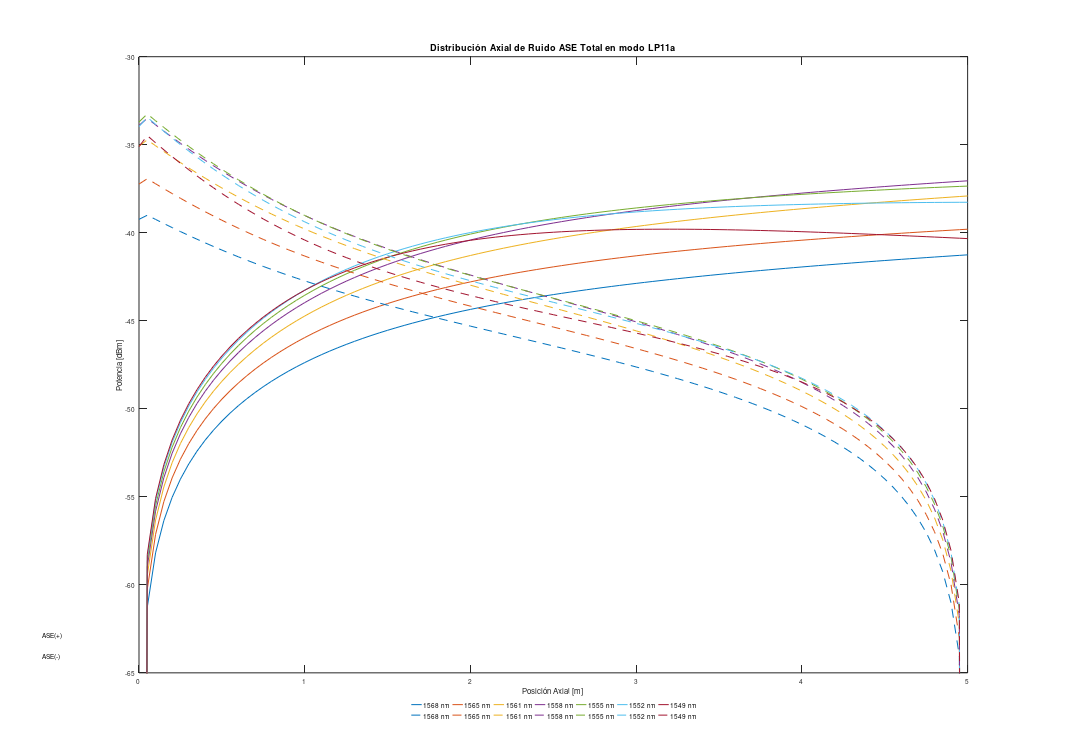

Here is the MATLAB script that generated this plot:
clear all; close all; clc

set( gcf,'PaperSize',[29.7 21.0], 'PaperPosition',[0 0 29.7 21.0])


% SAVE:
% print -dpdf 'NAME'

% DAT = [lambdas Gain01 lambdas Gain11a frecuencias NF01 NF11a];
load("MatlabSigGains.mat")
%load("MatlabDat.mat")
load("ModeGain.mat")
load("AmplifiedSignals.mat");

%% GANANCIAS

% figure(1)
% 
% plot(DAT(:,1).*1e9,DAT(:,2), "DisplayName","LP01 - Simulador Matlab" , Color= '#0072BD') ; hold on
% plot(AmplifiedSignals(:,1),AmplifiedSignals(:,2),"DisplayName","LP01 - VPIPhotonics" , LineStyle="--", Color= '#0072BD' ) ; 
% plot(DAT(:,1).*1e9,DAT(:,4),  "DisplayName","LP11a - Simulador Matlab", "Color", '#D95319' )
% plot(AmplifiedSignals(:,1),AmplifiedSignals(:,4),"DisplayName","LP11a - VPIPhotonics", LineStyle="--" , Color='#D95319') 
% xlabel('Longitud de Onda [nm]') ; ylabel('Ganancia [dB]') ; title("Ganancia EDFA con Bombeo en LP12a") ; 
% legend('Location', 'southoutside','Orientation','horizontal','Box','off', "NumColumns" , 4)
% 
% DG01 =  abs(DAT(:,2) - AmplifiedSignals(:,2)) ;
% DG11 = abs(DAT(:,4) - AmplifiedSignals(:,4)) ;
%     % Diferencia de Ganancias
% yyaxis right
% ylabel('Diferencia de Ganancias')
% plot(DAT(:,1).*1e9 , DG01 ,  "-o" , DisplayName = "DG - LP01" , Color='#0072BD')
% plot(DAT(:,1).*1e9 , DG11 ,  "-o" , DisplayName = "DG - LP11a" , Color='#D95319')
% ylim([0, 2]) ; %grid minor
% % % Save
% set( gcf,'PaperSize',[29.7 21.0], 'PaperPosition',[0 0 29.7 21.0])
% print -dpdf 'CompGananciasBombeoLP12a'




%% NOISE FIGURE
% figure(2)
% 
% plot(DAT(:,1).*1e9,DAT(:,6), "DisplayName","LP01 - Simulador" , Color= '#0072BD') ; 
% hold on
% plot(AmplifiedSignals(:,1),fliplr(ModeGainsandNFs(:,4)),"DisplayName","LP01 - VPIPhotonics" , LineStyle="--", Color= '#0072BD' ) ; 
% plot(DAT(:,1).*1e9,DAT(:,7),  "DisplayName","LP11a - Simulador", "Color", '#D95319' )
% plot(AmplifiedSignals(:,1),fliplr(ModeGainsandNFs(:,8)),"DisplayName","LP11a - VPIPhotonics", LineStyle="--" , Color='#D95319') 
% xlabel('Longitud de Onda [nm]') ; ylabel('Noise Figure [dB]') ; title("Comparación de NF obtenidas mediante Simulador y VPIphotonics") ; 
% legend('Location', 'southoutside','Orientation','horizontal','Box','off')
% 
% 
% 
% VPISignal(end,1) = VPISignal(end,1)/1e10;
% zVPI = VPISignal(:,1);
% %lambda = DAT(1,1);  % ORDENADOS DE MAYOR A MENOR, IGUAL QE LOS DE VPISIGNAL
% 
% 
% colors = ["#0072BD" , "#D95319" , "#EDB120" , "#7E2F8E" , "#77AC30" , "#4DBEEE" , "#A2142F"];
% 
% for i = 0
%     lambda = DAT(1+i,1);
%     plot(z,S01(1+i,:), "DisplayName",strcat("LP01 - Simulador @", int2str(lambda*1e9) , "nm"), Color= colors(i+1)) ; 
%     hold on
%     plot(zVPI,VPISignal_01(:,1+i),"DisplayName",strcat("LP01 - VPIPhotonics",int2str(lambda*1e9) , "nm" ) , LineStyle="--", Color= colors(i+1) ) ;
% end
% %plot(DAT(:,1).*1e9,DAT(:,7),  "DisplayName","LP11a - Simulador", "Color", '#D95319' )
% %plot(AmplifiedSignals(:,1),fliplr(ModeGainsandNFs(:,8)),"DisplayName","LP11a - VPIPhotonics", LineStyle="--" , Color='#D95319') 
% xlabel('Posición en EDFA [m]') ; ylabel('Potencia [dBm]') ; title("Comparación de Evolución Potencias obtenidas mediante Simulador y VPIphotonics") ; 
% legend('Location', 'southoutside','Orientation','horizontal','Box','off')
% % % Save
% set( gcf,'PaperSize',[29.7 21.0], 'PaperPosition',[0 0 29.7 21.0])
% print -dpdf 'FiguraRuidoPump12'


%% Propagación

load('VPI_EDFAmmDifPump_axialdist.mat') 
load("MatlabS01.mat")
load("MatlabS11_a.mat")
load("MatlabEDFA_Pump12a.mat")

% % %              Propagación SEÑAL LP01

% z = linspace(0,5,length(S01(1,:)));
% zvpi = linspace(0,5,length(vpiedfamm.axialdist.Sig.LP_01(:,1)));
% 
% 
% for i=0:6
%     plot(z , EDFA.Nucleo1.signal.Potencia_dBm.LP_01(1+8*i,:) , "DisplayName", strcat(int2str(DAT(1+8*i,1)*1e9) , " nm")) ; hold on
% end
% set(gca,'ColorOrderIndex',1,'FontSize', 13)
% for i=0:6
%     plot(zvpi , vpiedfamm.axialdist.Sig.LP_01(:,1+8*i) , "DisplayName", strcat(int2str(DAT(1+8*i,1)*1e9) , " nm") , LineStyle="--" )
% end
% legend('Location', 'southoutside','Orientation','horizontal','Box','off', "NumColumns" , 7,'FontSize', 13)
% xlabel('Posición Axial [m]','FontSize', 16) ; ylabel('Potencia [dBm]','FontSize', 16); title('Distribución Axial de la Potencia de Señal LP01','FontSize', 18)
% annotation('textbox', [0.04, 0.1595, 0, 0], 'string', 'Matlab','FontSize',13)
% annotation('textbox', [0.04, 0.131, 0, 0], 'string', 'VPIphotonics','FontSize',13)
% % % % SAVE:
% set( gcf,'PaperSize',[29.7 21.0], 'PaperPosition',[0 0 29.7 21.0])
% print -dpdf 'PotenciaSignalPumpLP12a'



%               Propagacion SEÑAL LP11

% z = linspace(0,5,length(S01(1,:)));
% zvpi = linspace(0,5,length(vpiedfamm.axialdist.Sig.LP_01(:,1)));
% 
% 
% for i=0:6
%     plot(z , EDFA.Nucleo1.signal.Potencia_dBm.LP_11_a(1+8*i,:) , "DisplayName", strcat(int2str(DAT(1+8*i,1)*1e9) , " nm")) ; hold on
% end
% set(gca,'ColorOrderIndex',1,'FontSize',13)
% for i=0:6
%     plot(zvpi , vpiedfamm.axialdist.Sig.LP_11a(:,1+8*i) , "DisplayName", strcat(int2str(DAT(1+8*i,1)*1e9) , " nm") , LineStyle="--" )
% end
% legend('Location', 'southoutside','Orientation','horizontal','Box','off', "NumColumns" , 7,'FontSize', 13)
% xlabel('Posición Axial [m]','FontSize', 16) ; ylabel('Potencia [dBm]','FontSize', 16); title('Distribución Axial de la Potencia de Señal LP11a','FontSize', 18)
% annotation('textbox', [0.04, 0.1595, 0, 0], 'string', 'Matlab','FontSize',13)
% annotation('textbox', [0.04, 0.131, 0, 0], 'string', 'VPIphotonics','FontSize',13)
% % % % SAVE:
% set( gcf,'PaperSize',[29.7 21.0], 'PaperPosition',[0 0 29.7 21.0])
% print -dpdf 'PotenciaSignal11aPumpLP12a'

%               Propagación Bombeo

% z = linspace(0,5,length(S01(1,:)));
% zvpi = linspace(0,5,length(vpiedfamm.axialdist.Sig.LP_01(:,1)));
% 
% 
% plot(z , EDFA.Nucleo1.pump.Potencia_dBm.LP_12_a(1,:) , "DisplayName", "Matlab") ; hold on
% 
% plot(zvpi , vpiedfamm.axialdist.Pump(:,1) , "DisplayName", "VPIphotonics" )% ,LineStyle="--" )
% 
% set(gca,'FontSize', 13)
% legend('Location', 'southoutside','Orientation','horizontal','Box','off', "NumColumns" , 7,'FontSize', 13)
% xlabel('Posición Axial [m]','FontSize', 16) ; ylabel('Potencia [dBm]','FontSize', 16); title('Distribución Axial de la Potencia de Bombeo LP12a','FontSize', 18)
% ylim([8 31])
% % % % SAVE:
% set( gcf,'PaperSize',[29.7 21.0], 'PaperPosition',[0 0 29.7 21.0])
% print -dpdf 'PotenciaPumpLP12a'


%% %               Propagación ASE , OSNR , NF
vpiasePos = [4 , 12 , 21, 29, 36, 45, 52];

Pan = EDFA.Nucleo1.Pan;
Pap = EDFA.Nucleo1.Pap;
z = linspace(0,5,length(S01(1,:)));
zvpi = linspace(0,5,length(vpiedfamm.axialdist.ASE.LP_01(:,1)));

% %         LP01
% % % ASE+ 
%  %%  Matlab
% for i=0:6
%     plot(z , Pap.LP_01(1+8*i,:) , "DisplayName", strcat(int2str(DAT(1+8*i,1)*1e9) , " nm")) ; hold on
% end
% % % %%  VPI
% set(gca,'ColorOrderIndex',1,'FontSize',13)
% for i=1:length(vpiasePos)
%     plot(zvpi , vpiedfamm.axialdist.ASE.LP_01(:,vpiasePos(i)) , "DisplayName", strcat(int2str(vpiedfamm.ASElam(1,vpiasePos(i))*1e9) , " nm") , LineStyle="--" )
% end
% 
% legend('Location', 'southoutside','Orientation','horizontal','Box','off', "NumColumns" , 7,'FontSize', 13)
% xlabel('Posición Axial [m]','FontSize', 16) ; ylabel('Potencia [dBm]','FontSize', 16); title('Distribución Axial de la Potencia de Ruido ASE+ en modo LP01','FontSize', 18)
% ylim([-65 -30])
% 
% maxAseDif = -100000;
% for i = 0:6
%     if maxAseDif < abs( Pap.LP_01(1+8*i,end) - vpiedfamm.axialdist.ASE.LP_01(end,vpiasePos(i+1)) )
%         maxAseDif = abs( Pap.LP_01(1+8*i,end) - vpiedfamm.axialdist.ASE.LP_01(end,vpiasePos(i+1)) ) ;
%         maxdiffLambda = (DAT(1+8*i,1)*1e9);
%     end
% end
% %dB
% for i = 0:6
%     if maxAseDif < abs( 1e-3*10.^(Pap.LP_01(1+3*i,end)) - 1e-3*10.^(vpiedfamm.axialdist.ASE.LP_01(end,vpiasePos(i+1))) )
%         maxAseDifdB = 10*log10( abs( 1e-3*10.^(Pap.LP_01(1+3*i,end)) - 1e-3*10.^(vpiedfamm.axialdist.ASE.LP_01(end,vpiasePos(i+1))) )/1e3) ;
%         maxdiffLambda = (DAT(1+3*i,1)*1e9);
%     end
% end
% annotation('textbox', [0.04, 0.1595, 0, 0], 'string', 'Matlab','FontSize',13)
% annotation('textbox', [0.04, 0.131, 0, 0], 'string', 'VPIphotonics','FontSize',13)
% % % % SAVE:
% set( gcf,'PaperSize',[29.7 21.0], 'PaperPosition',[0 0 29.7 21.0])
% print -dpdf 'PotenciaASEP01Pump12'

        % LP11a
%%%% ASE+ Matlab
% for i=0:6
%     plot(z , Pap.LP_11_a(1+8*i,:) , "DisplayName", strcat(int2str(DAT(1+8*i,1)*1e9) , " nm")) ; hold on
% end
% 
% set(gca,'ColorOrderIndex',1,'FontSize',13)
% 
% %%%% ASE+ VPI
% for i=1:length(vpiasePos)
%     plot(zvpi , vpiedfamm.axialdist.ASE.LP_11a(:,vpiasePos(i)) , "DisplayName", strcat(int2str(vpiedfamm.ASElam(1,vpiasePos(i))*1e9) , " nm") , LineStyle="--" )
% end
% 
% legend('Location', 'southoutside','Orientation','horizontal','Box','off', "NumColumns" , 7,'FontSize', 13)
% xlabel('Posición Axial [m]','FontSize', 16) ; ylabel('Potencia [dBm]','FontSize', 16); title('Distribución Axial de la Potencia de Ruido ASE+ en modo LP11a','FontSize', 18)
% ylim([-65 -30])
% 
% maxAseDif = -100000;
% for i = 0:6
%     if maxAseDif < abs( Pap.LP_11_a(1+8*i,end) - vpiedfamm.axialdist.ASE.LP_11a(end,vpiasePos(i+1)) )
%         maxAseDif = abs( Pap.LP_11_a(1+8*i,end) - vpiedfamm.axialdist.ASE.LP_11a(end,vpiasePos(i+1)) ) ;
%         maxdiffLambda = (DAT(1+8*i,1)*1e9);
%     end
% end
% annotation('textbox', [0.04, 0.1595, 0, 0], 'string', 'Matlab','FontSize',13)
% annotation('textbox', [0.04, 0.131, 0, 0], 'string', 'VPIphotonics','FontSize',13)
% % % % SAVE:
% set( gcf,'PaperSize',[29.7 21.0], 'PaperPosition',[0 0 29.7 21.0])
% print -dpdf 'PotenciaASEP11aPump12'


%               Propagación ASE + -

Pan = EDFA.Nucleo1.Pan;
Pap = EDFA.Nucleo1.Pap;
Pase = EDFA.Nucleo1.Pase;

z = linspace(0,5,length(S01(1,:)));
zvpi = linspace(0,5,length(vpiedfamm.axialdist.Sig.LP_01(:,1)));

% %% LP01
% % ASE+ Matlab
% for i=0:6
%     plot(z , Pap.LP_01(1+8*i,:) , "DisplayName", strcat(int2str(DAT(1+8*i,1)*1e9) , " nm")) ; hold on
% end

% ASE- Matlab
% set(gca,'ColorOrderIndex',1,'FontSize',8)
% for i=0:6
%     plot(z , Pan.LP_01(1+8*i,:) , '--', "DisplayName", strcat(int2str(DAT(1+8*i,1)*1e9) , " nm") ) ; hold on
% end
% 
% legend('Location', 'southoutside','Orientation','horizontal','Box','off', "NumColumns" , 7,'FontSize',13)
% xlabel('Posición Axial [m]','FontSize',14) ; ylabel('Potencia [dBm]','FontSize',14); title('Distribución Axial de Ruido ASE Total en modo LP01','FontSize',14)
% ylim([-65 -30])
% annotation('textbox', [0.04, 0.1595, 0, 0], 'string', 'ASE(+)','FontSize',13)
% annotation('textbox', [0.04, 0.131, 0, 0], 'string', 'ASE(-)','FontSize',13)
% % % % SAVE:
% set( gcf,'PaperSize',[29.7 21.0], 'PaperPosition',[0 0 29.7 21.0])
% print -dpdf 'PotenciaASEP01+-Pump12'


% %% LP11a

for i=0:6
    plot(z , Pap.LP_11_a(1+8*i,:) , "DisplayName", strcat(int2str(DAT(1+8*i,1)*1e9) , " nm")) ; hold on
end

% ASE- Matlab
set(gca,'ColorOrderIndex',1,'FontSize',13)
for i=0:6
    plot(z , Pan.LP_11_a(1+8*i,:) , '--', "DisplayName", strcat(int2str(DAT(1+8*i,1)*1e9) , " nm") ) ; hold on
end

legend('Location', 'southoutside','Orientation','horizontal','Box','off', "NumColumns" , 7,'FontSize',13)
xlabel('Posición Axial [m]','FontSize',16) ; ylabel('Potencia [dBm]','FontSize',16); title('Distribución Axial de Ruido ASE Total en modo LP11a','FontSize',18)
ylim([-65 -30])
annotation('textbox', [0.04, 0.1595, 0, 0], 'string', 'ASE(+)','FontSize',13)
annotation('textbox', [0.04, 0.131, 0, 0], 'string', 'ASE(-)','FontSize',13)
% % % SAVE:
set( gcf,'PaperSize',[29.7 21.0], 'PaperPosition',[0 0 29.7 21.0])
print -dpdf 'PotenciaASEP11a+-Pump12'




% % % NF Y OSNR
 
Pan = EDFA.Nucleo1.Pan;
Pap = EDFA.Nucleo1.Pap;
%Pase = EDFA.Nucleo1.Pase;

% Osnr01Matlab = EDFA.Nucleo1.signal.Potencia_dBm.LP_01 - Pap.LP_01;
% NF01Matlab = Osnr01Matlab(:,2) - Osnr01Matlab(:,end);
% Osnr11aMatlab = EDFA.Nucleo1.signal.Potencia_dBm.LP_11_a - Pap.LP_11_a;
% NF11aMatlab = Osnr11aMatlab(:,2) - Osnr11aMatlab(:,end);
% 
% 
% for i=1:50
%     Osnr01VPI(:,i) = vpiedfamm.axialdist.Sig.LP_01(:,i) - vpiedfamm.axialdist.ASE.LP_01(:,i+3);
%     Osnr11aVPI(:,i) = vpiedfamm.axialdist.Sig.LP_11a(:,i) - vpiedfamm.axialdist.ASE.LP_11a(:,i+3);
% end
% NF01VPI = Osnr01VPI(3,:) - Osnr01VPI(end,:);
% NF11aVPI = Osnr11aVPI(3,:) - Osnr11aVPI(end,:);
% 
% plot(DAT(:,1).*1e9 , NF01Matlab , "DisplayName" , "Matlab LP01" ) , hold on
% plot(DAT(:,1).*1e9 , NF11aMatlab , "DisplayName" , "MatlabLP11a" )
% 
% set(gca,'ColorOrderIndex',1,'FontSize',8)
% 
% plot(DAT(:,1).*1e9 , NF01VPI , "DisplayName" , "VPIphotonics LP01" , LineStyle="--"  )
% plot(DAT(:,1).*1e9 , NF11aVPI , "DisplayName" , "VPIphotonics LP11a" , LineStyle="--"  )
% 
% legend('Location', 'southoutside','Orientation','horizontal','Box','off', "NumColumns" , 2,'FontSize',9)
% xlabel('Longitud de Onda [nm]','FontSize',14) ; ylabel('NF [dB]','FontSize',14); title('Figura de Ruido','FontSize',14)
% %ylim([8 15])
% 
% for i=1:length(NF01VPI)
%     DiffNF01(1,i) = (abs(NF01VPI(i) - NF01Matlab(i)));
%     DiffNF01(2,i) = DAT(i,1);
%     DiffNF11(1,i) = (abs(NF11aVPI(i) - NF11aMatlab(i)));
%     DiffNF11(2,i) = DAT(i,1);
% end
% 
% annotation('textbox', [0.28, 0.148, 0, 0], 'string', 'Matlab')
% annotation('textbox', [0.28, 0.128, 0, 0], 'string', 'VPIphotonics')
% ylim([10 15])


%% N1 y N2

% plot(z,EDFA.Nucleo1.N1 , "DisplayName" , "Iones en estado basal (N1)") ; hold on
% plot(z,EDFA.Nucleo1.N2 , "DisplayName" , "Iones en estado excitado (N2)")
% set(gca,'ColorOrderIndex',1,'FontSize',13)
% 
% legend('Location', 'southoutside','Orientation','horizontal','Box','off', "NumColumns" , 1,'FontSize',13)
% xlabel('Posición Axial [m]','FontSize',16) ; ylabel('Densidad de Iones [iones/m^3]','FontSize',16); title('Distribución Axial de Densidades Poblacionenales de Iones','FontSize',18)
% print -dpdf 'PoblacionIonesPump12'

% %% Inversion Fraccional
load("VPI_InversionFraction.mat")

% plot(z,(EDFA.Nucleo1.N2./EDFA.Nucleo1.Nt)*100 , "DisplayName" , "Matlab") ; hold on
% plot(VPI_InversionFraction(:,1),VPI_InversionFraction(:,2) , "DisplayName" , "VPIphotonics")
% set(gca,'ColorOrderIndex',1,'FontSize',13)
% 
% legend('Location', 'southoutside','Orientation','horizontal','Box','off', "NumColumns" , 1,'FontSize',13)
% xlabel('Posición Axial [m]','FontSize',16) ; ylabel('Iones Excitados (N2) [%]','FontSize',16); title('Distribución Axial de Iones Excitados','FontSize',18)
% print -dpdf 'IonesExcitadosPump12'


%% Cargar resultado vpi.. desde columna ec
% VPISignal = resultadovpipropagacionaxial;
% 
% for i=0:19
%     VPISignal_01(:,i+1) = VPISignal(:,2+4*i)/10e13;
%     VPISignal_11a(:,i+1) = VPISignal(:,4+4*i)/10e13;
% end
% VPISignal_01([1,2],:) = VPISignal_01([1,2],:).*10e13;
% VPISignal_11a([1,2],:) = VPISignal_11a([1,2],:).*10e13;
